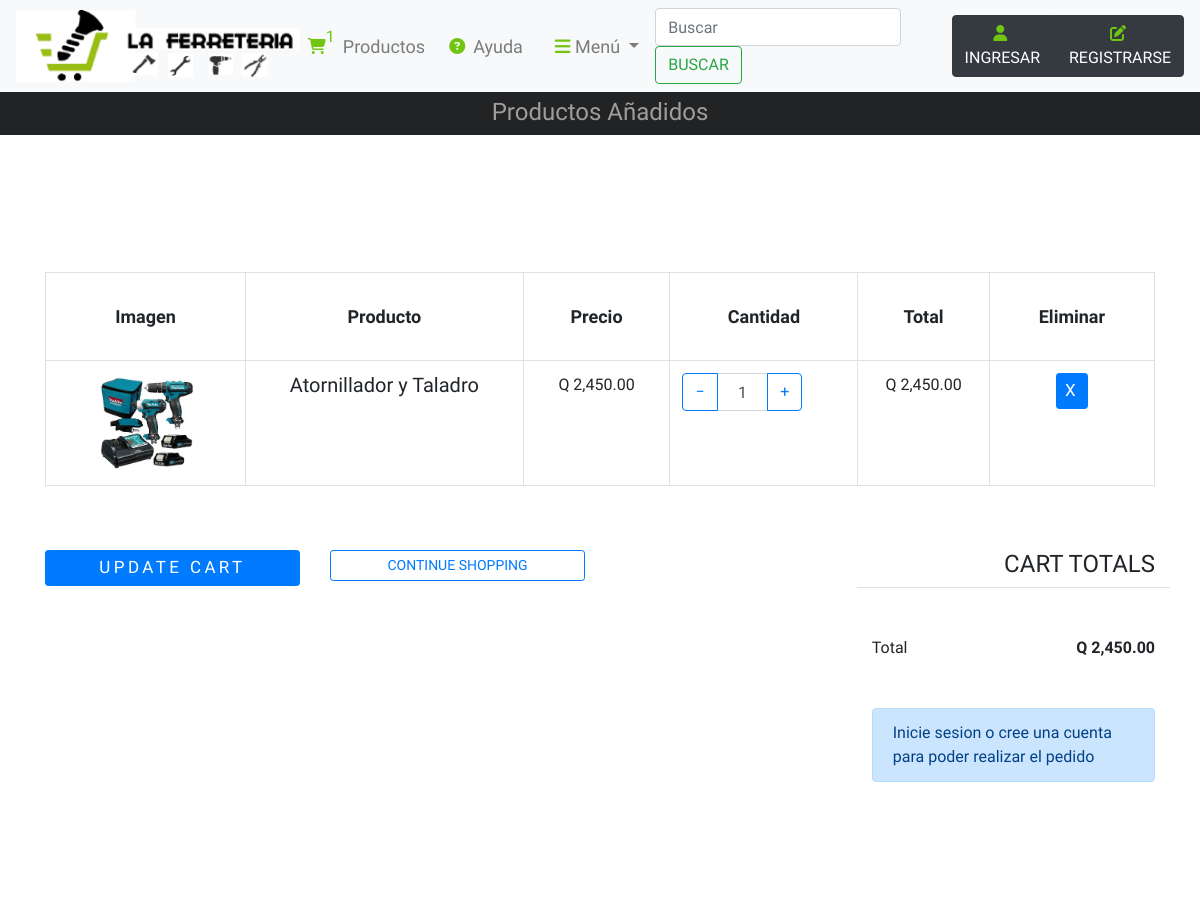
The page /carrito/carrito.php?id=1 on the database its author committed.
### tables this page shows
CREATE TABLE `producto` (
  `id_producto` int(11) NOT NULL,
  `nombre_producto` varchar(30) DEFAULT NULL,
  `desc_producto` varchar(100) DEFAULT NULL,
  `stock_producto` int(11) DEFAULT NULL,
  `precio_producto` decimal(10,2) DEFAULT NULL,
  `imagen_producto` varchar(50) DEFAULT NULL,
  `categoria_producto` int(11) NOT NULL
);

### carrito/carrito.php (the view, shortened to what this page needs)
<?php
include("../sesion/conexion.php");
if (isset($_SESSION['carrito'])) {
  if (isset($_GET['id'])) {
    $arreglo = $_SESSION['carrito'];
    $encontro = false;
    $num = 0;
    for ($i = 0; $i < count($arreglo); $i++) {
      if ($arreglo[$i]['ID'] == $_GET['id']) {
        $encontro = true;
        $num = $i;
      }
    }
    if ($encontro == true) {
      $arreglo[$num]['CANTIDAD'] = $arreglo[$num]['CANTIDAD'] + 1;
      $_SESSION['carrito'] = $arreglo;
    } else {
      $nombre = "";
      $precio = "";
      $imagen = "";
      $res = $conex->query("select * from producto where id_producto=" . $_GET['id']) or die($conex->error);
      $fila = mysqli_fetch_row($res);
      $nombre = $fila['1'];
      $precio = $fila['4'];
      $imagen = $fila['5'];
      $arregloNew = array('ID' => $_GET['id'], 'NOMBRE' => $nombre, 'PRECIO' => $precio, 'IMG' => $imagen, 'CANTIDAD' => 1);
      array_push($arreglo, $arregloNew);
      $_SESSION['carrito'] = $arreglo;
    }
  }
} else {
  if (isset($_GET['id'])) {
    $res = $conex->query("select * from producto where id_producto=" . $_GET['id']) or die($conex->error);
  }
}
?>
<!DOCTYPE html>
<html lang="es">
<?php
include("../hf/head.php");
?>
<body>
  <?php
  include("../hf/header.php");
  ?>
  <div class="titulo justify-content-between">
    <div class="titulo_p">
      <h4>Productos Añadidos</h4>
    </div>
  </div>
  </section>
  </header>
  </div><br><br>
  <div class="container-fluid">
    <div class="site-wrap mt-5 mb-5">
      <div class="site-section">
        <div class="container">
          <div class="row mb-5">
            <form class="col-md-12" method="post">
              <div class="site-blocks-table">
                <table class="table table-bordered">
                  <thead>
                    <tr>
                      <th class="product-thumbnail">Imagen</th>
                      <th class="product-name">Producto</th>
                      <th class="product-price">Precio</th>
                      <th class="product-quantity">Cantidad</th>
                      <th class="product-total">Total</th>
                      <th class="product-remove">Eliminar</th>
                    </tr>
                  </thead>
                  <tbody>
                    <?php
                    $total = 0;
                    if (isset($_SESSION['carrito'])) {
                      $argcar = $_SESSION['carrito'];
                      for ($j = 0; $j < count($argcar); $j++) {
                        $total = $total + ($argcar[$j]['PRECIO'] * $argcar[$j]['CANTIDAD']);
                    ?>
                    <tr>
                      <td class="product-thumbnail">
                        <img src="/Tienda/archivos/img_productos/<?php echo $argcar[$j]['IMG'] ?>" alt="Image"
                          class="img-fluid text-center" width="100px">
                      </td>
                      <td class="product-name">
                        <h2 class="h5 text-black">
                          <?php echo $argcar[$j]['NOMBRE'] ?>
                        </h2>
                      </td>
                      <td>Q
                        <?php echo number_format($argcar[$j]['PRECIO'], 2); ?>
                      </td>
                      <td>
                        <div class="input-group mb-3" style="max-width: 120px;">
                          <div class="input-group-prepend">
                            <button class="btn btn-outline-primary js-btn-minus btnAumentar"
                              type="button">&minus;</button>
                          </div>
                          <input type="text" class="form-control text-center txtCantidad"
                            data-precio="<?php echo $argcar[$j]['PRECIO'] ?>" data-id="<?php echo $argcar[$j]['ID'] ?>"
                            value="<?php echo $argcar[$j]['CANTIDAD'] ?>" placeholder=""
                            aria-label="Example text with button addon" aria-describedby="button-addon1">
                          <div class="input-group-append">
                            <button class="btn btn-outline-primary js-btn-plus btnAumentar"
                              type="button">&plus;</button>
                          </div>
                        </div>
                      </td>
                      <td class="cant<?php echo $argcar[$j]['ID'] ?>">
                        Q
                        <?php echo number_format($argcar[$j]['PRECIO'] * $argcar[$j]['CANTIDAD'], 2); ?>
                      </td>
                      <td><a href="#" class="btn btn-primary btn-sm btnEliminar"
                          data-id="<?php echo $argcar[$j]['ID'] ?>">X</a></td>
                    </tr>
                    <?php }
                    } ?>
                  </tbody>
                </table>
              </div>
            </form>
          </div>
          <div class="row">
            <div class="col-md-6">
              <div class="row mb-5">
                <div class="col-md-6 mb-3 mb-md-0">
                  <button class="btn btn-primary btn-sm btn-block" onclick="window.location='carrito.php'">Update
                    Cart</button>
                </div>
                <div class="col-md-6">
                  <button class="btn btn-outline-primary btn-sm btn-block"
                    onclick="window.location='/Tienda/index.php'">Continue Shopping</button>
                </div>
              </div>
            </div>
            <div class="col-md-6 pl-5">
              <div class="row justify-content-end">
                <div class="col-md-7">
                  <div class="row">
                    <div class="col-md-12 text-right border-bottom mb-5">
                      <h3 class="text-black h4 text-uppercase">Cart Totals</h3>
                    </div>
                  </div>
                  <div class="row mb-5">
                    <div class="col-md-6">
                      <span class="text-black">Total</span>
                    </div>
                    <div class="col-md-6 text-right">
                      <strong class="text-black">Q
                        <?php echo number_format($total, 2); ?>
                      </strong>
                    </div>
                  </div>
                  <div class="row">
                    <div class="col-md-12">
                      <?php
                      if (isset($_SESSION['log'])) {
                      ?>
                      <button class="btn btn-primary btn-lg py-3 btn-block"
                        onclick="window.location = 'checkout.php'">Realizar pedido</button>
                      <?php
                      } else {
                      ?>
                      <div class="alert alert-primary" role="alert">
                        Inicie sesion o cree una cuenta para poder realizar el pedido
                      </div>
                      <?php } ?>
                    </div>
                  </div>
                </div>
              </div>
            </div>
          </div>
        </div>
      </div>
    </div>
</body>
</html>

### archivos/css/estilos_index.css (style rules this page uses)
* { padding: 0px; font-family: 'Play', sans-serif; list-style: none; text-decoration: none; }
.titulo { background-color: #222324; display: -webkit-flex; text-align: center; }
.titulo_p { margin: auto; color: #a19c9c; text-align: center; padding-top: 6px; }
.site-wrap:before { -webkit-transition: .3s all ease-in-out; -o-transition: .3s all ease-in-out; transition: .3s all ease-in-out; background: rgba(0, 0, 0, 0.6); content: ""; position: absolute; z-index: 2000; top: 0; left: 0; right: 0; bottom: 0; opacity: 0; visibility: hidden; }
.btn { text-transform: uppercase; position: relative; -webkit-transition: 0.2s all ease-in-out !important; -o-transition: 0.2s all ease-in-out !important; transition: 0.2s all ease-in-out !important; top: 0; }
.btn.btn-primary { font-size: 17px; font-weight: 300; letter-spacing: .2em; }
.site-section { padding: 2.5em 0; }
@media (min-width: 768px) { .site-section { padding: 5em 0; } }
.site-blocks-table { overflow: auto; }
.site-blocks-table .product-thumbnail { width: 200px; }
.site-blocks-table thead th { padding: 30px; text-align: center; border-width: 1px !important; vertical-align: middle; color: #212529; font-size: 18px; }
.site-blocks-table td { padding: 20px; text-align: center; vertical-align: middle; color: #212529; }
.site-blocks-table tbody tr:first-child td { border-top: 1px solid #7971ea !important; }

### rows shown on the page
producto: imagen_producto (picture), nombre_producto "Atornillador y Taladro", precio_producto "2,450.00", value "1", $argcar[$j]['PRECIO']*$argcar[$j]['CANTIDAD'] "2,450.00"

### other values the page prints
count($_SESSION['carrito']) "1"
$total "2,450.00"
